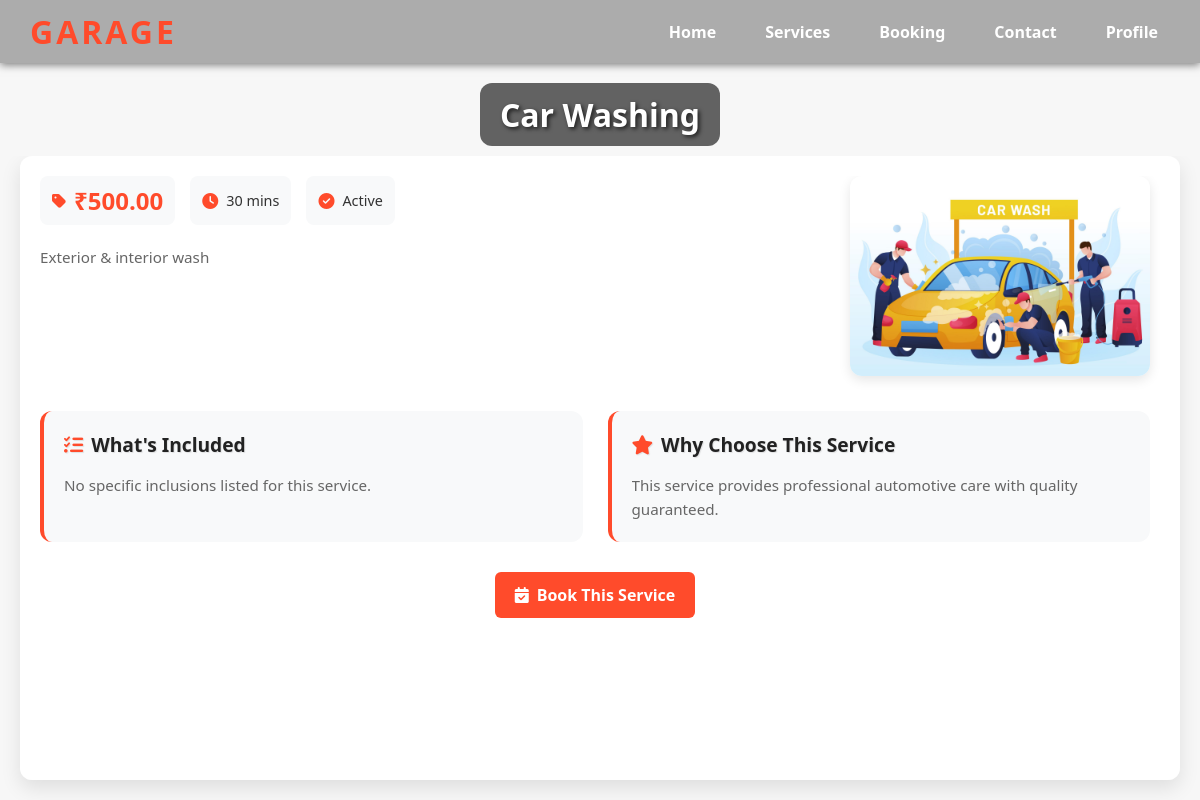
Page /service-details.php?service_id=1 on the committed database.
### tables this page shows
CREATE TABLE `services` (
  `service_id` int(11) NOT NULL,
  `service_name` varchar(100) DEFAULT NULL,
  `description` text DEFAULT NULL,
  `price` decimal(10,2) DEFAULT NULL,
  `estimated_time` varchar(50) DEFAULT NULL,
  `category` varchar(100) DEFAULT NULL,
  `status` enum('active','inactive') DEFAULT 'active',
  `duration_minutes` int(11) DEFAULT NULL,
  `image` varchar(255) DEFAULT NULL,
  `marketing_description` text DEFAULT NULL
);

### service-details.php (the view, shortened to what this page needs)
<?php
$servername = "localhost";
$username = "root";
$password = "";
$dbname = "login";
$conn = new mysqli($servername, $username, $password, $dbname);
$serviceId = isset($_GET['service_id']) ? intval($_GET['service_id']) : 0;
$serviceQuery = "SELECT * FROM services WHERE service_id = $serviceId";
$service = $conn->query($serviceQuery)->fetch_assoc();
$serviceDetailQuery = "SELECT why_choose FROM service_details WHERE service_id = $serviceId";
$serviceDetail = $conn->query($serviceDetailQuery)->fetch_assoc();
$includedItems = [];
?>
<!DOCTYPE html>
<html lang="en">
<head>
    <link rel="stylesheet" href="style.css">
    <link href="https://cdnjs.cloudflare.com/ajax/libs/font-awesome/6.4.0/css/all.min.css" rel="stylesheet">
</head>
<body>
    <nav>
        <div class="logo">GARAGE</div>
        <ul>
            <li><a href="index.php">Home</a></li>
            <li><a href="service.php" class="active">Services</a></li>
            <li><a href="booking.php">Booking</a></li>
            <li><a href="contact_staff.php">Contact</a></li>
            <li><a href="profile.php">Profile</a></li>
        </ul>
    </nav>
    <h1 class="main-title"><?php echo htmlspecialchars($service['service_name']); ?></h1>
    <div class="container">
        <div class="service-detail-container">
            <div class="service-content-wrapper">
                <div class="service-header">
                    <div class="service-info">
                        <div class="service-meta">
                            <?php if (!empty($service['price'])): ?>
                                <div class="meta-item">
                                    <i class="fas fa-tag"></i>
                                    <span class="price">₹<?php echo number_format($service['price'], 2); ?></span>
                                </div>
                            <?php endif; ?>
                            <div class="meta-item">
                                <i class="fas fa-clock"></i>
                                <span>
                                    <?php
                                    $time = !empty($service['duration_minutes'])
                                        ? $service['duration_minutes'] . ' mins'
                                        : ($service['estimated_time'] ?? 'Contact us');
                                    echo htmlspecialchars($time);
                                    ?>
                                </span>
                            </div>
                            <div class="meta-item">
                                <i class="fas fa-check-circle"></i>
                                <span><?php echo ucfirst($service['status']); ?></span>
                            </div>
                        </div>
                        <div class="description">
                            <?php
                            $description = !empty($service['marketing_description'])
                                ? $service['marketing_description']
                                : $service['description'];
                            echo nl2br(htmlspecialchars($description));
                            ?>
                        </div>
                    </div>
                    <div>
                        <?php if (!empty($service['image']) && file_exists($service['image'])): ?>
                            <img src="<?php echo htmlspecialchars($service['image']); ?>"
                                 alt="<?php echo htmlspecialchars($service['service_name']); ?>"
                                 class="service-image">
                        <?php else: ?>
                            <div class="no-image">
                                <i class="fas fa-wrench"></i>
                            </div>
                        <?php endif; ?>
                    </div>
                </div>
                <div class="details-grid">
                    <div class="detail-section">
                        <h3>
                            <i class="fas fa-list-check"></i>
                            What's Included
                        </h3>
                        <?php if (!empty($includedItems)): ?>
                            <ul class="includes-list">
                                <?php foreach ($includedItems as $item): ?>
                                    <li>
                                        <i class="fas fa-check"></i>
                                        <?php echo htmlspecialchars($item); ?>
                                    </li>
                                <?php endforeach; ?>
                            </ul>
                        <?php else: ?>
                            <p class="why-choose">No specific inclusions listed for this service.</p>
                        <?php endif; ?>
                    </div>
                    <div class="detail-section">
                        <h3>
                            <i class="fas fa-star"></i>
                            Why Choose This Service
                        </h3>
                        <p class="why-choose">
                            <?php
                            echo $serviceDetail
                                ? nl2br(htmlspecialchars($serviceDetail['why_choose']))
                                : "This service provides professional automotive care with quality guaranteed.";
                            ?>
                        </p>
                    </div>
                </div>
                <div style="text-align: center; margin-top: 30px;">
                    <a href="booking.php?service_id=<?php echo $serviceId; ?>" class="btn">
                        <i class="fas fa-calendar-check"></i>
                        Book This Service
                    </a>
                </div>
            </div>
        </div>
    </div>
</body>
</html>

### style.css (style rules this page uses)
* { box-sizing: border-box; margin: 0; padding: 0; }
body, html { font-family: 'Segoe UI', Tahoma, Geneva, Verdana, sans-serif; color: #333; background: #f7f7f7; min-height: 100vh; }
nav { position: sticky; top: 0; left: 0; width: 100%; background: rgba(0, 0, 0, 0.304); display: flex; justify-content: space-between; align-items: center; padding: 10px 30px; z-index: 1000; box-shadow: 0 2px 8px rgba(0,0,0,0.5); color: #fff; }
nav .logo { font-size: 2rem; font-weight: 900; letter-spacing: 3px; color: #ff4b2b; user-select: none; }
nav ul { list-style: none; display: flex; gap: 25px; }
nav ul li a { color: #fff; text-decoration: none; font-weight: 600; font-size: 1rem; padding: 8px 12px; border-radius: 6px; transition: background 0.3s ease; }

### service-details.php (style rules this page uses)
html, body { height: 100%; margin: 0; padding: 0; overflow: hidden; }
body { background: #f7f7f7 url("images/services2.jpg") no-repeat center center; background-size: cover; color: #333; display: flex; flex-direction: column; }
.main-title { font-size: 2rem; color: #fff; text-shadow: 2px 2px 4px rgba(0, 0, 0, 0.7); margin: 20px auto 10px; text-align: center; background: rgba(0, 0, 0, 0.6); display: block; padding: 10px 20px; border-radius: 12px; max-width: fit-content; margin-left: auto; margin-right: auto; }
.container { flex: 1; display: flex; flex-direction: column; overflow: hidden; padding: 0 20px 20px; }
.service-detail-container { flex: 1; display: flex; flex-direction: column; max-width: 1200px; margin: 0 auto; background: rgba(255, 255, 255, 0.95); border-radius: 12px; box-shadow: 0 8px 20px rgba(0, 0, 0, 0.1); padding: 20px; overflow: hidden; }
.service-content-wrapper { flex: 1; overflow-y: auto; padding-right: 10px; }
.service-header { display: grid; grid-template-columns: 1fr 300px; gap: 30px; margin-bottom: 30px; }
.service-image { width: 100%; height: 200px; object-fit: cover; border-radius: 12px; box-shadow: 0 4px 12px rgba(0,0,0,0.1); }
.service-meta { display: flex; gap: 15px; margin-bottom: 20px; flex-wrap: wrap; }
.meta-item { display: flex; align-items: center; gap: 8px; padding: 8px 12px; background: #f8f9fa; border-radius: 8px; font-size: 0.9rem; }
.meta-item i { color: #ff4b2b; font-size: 1rem; }
.price { font-size: 1.5rem; font-weight: 700; color: #ff4b2b; }
.description { font-size: 0.95rem; color: #666; line-height: 1.6; margin-bottom: 25px; }
.details-grid { display: grid; grid-template-columns: 1fr 1fr; gap: 25px; margin-top: 25px; }
.detail-section { background: #f8f9fa; padding: 20px; border-radius: 12px; border-left: 4px solid #ff4b2b; }
.detail-section h3 { color: #222; margin-bottom: 15px; font-size: 1.2rem; display: flex; align-items: center; gap: 8px; text-shadow: 1px 1px 1px rgba(0, 0, 0, 0.1); }
.detail-section h3 i { color: #ff4b2b; }
.why-choose { color: #666; line-height: 1.6; font-size: 0.95rem; max-height: 200px; overflow-y: auto; }
.btn { background: #ff4b2b; color: white; padding: 12px 20px; border: none; border-radius: 6px; font-size: 1rem; font-weight: 600; cursor: pointer; text-decoration: none; display: inline-flex; align-items: center; gap: 8px; }

### rows in the picture
services: service_name "Car Washing", price "500.00", duration_minutes "30 mins", status "Active", description "Exterior & interior wash", image (picture)
